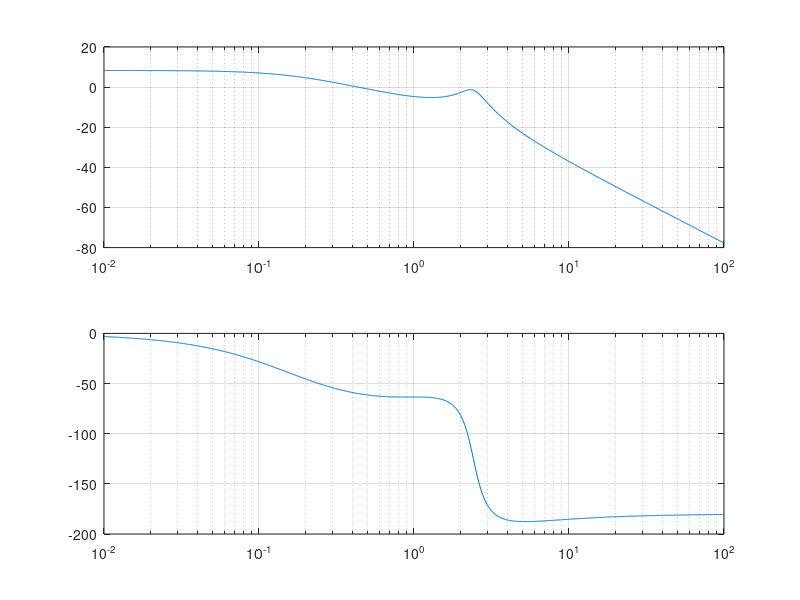

MATLAB code for this plot:
# This little script calculates the gain and phase margin.

pkg load control % Octave only

s=zpk(0,[],1)

g=1.3*(s+2)/(s^3+s^2+6*s+1)

[mag,pha,w] = bode(g);

subplot(2,1,1)
dBmag = 20 * log10(mag);
semilogx(w,dBmag)
grid on

subplot(2,1,2)
semilogx(w,pha)
grid on

# Find index closed to -180 degrees.
idx = find(abs(pha + 180) == min(abs(pha + 180)));

GainMargin = dBmag(idx)

# Find index closed to 0 gain
idx = find(abs(dBmag) == min(abs(dBmag)));

PhaseMargin = 180 + pha(idx)
